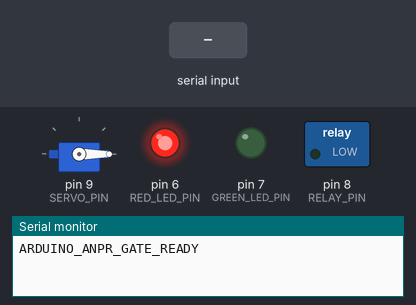
Bench run of a sketch on a simulated Arduino Uno, built with avr-gcc and run on an emulated ATmega328P. Shown: servo, switched loads named in the sketch (green lamp = pin HIGH), output pins drawn as LEDs (lit = HIGH), the last lines printed to the serial monitor. Inputs (shaded band) come from the test bench.

Above: at 1.2 s.
1.3 s: "OPEN\n" received over Serial
At 2.5 s:
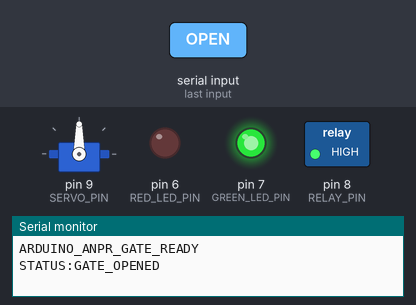
2.8 s: "CLOSE\n" received over Serial
At 3.9 s:
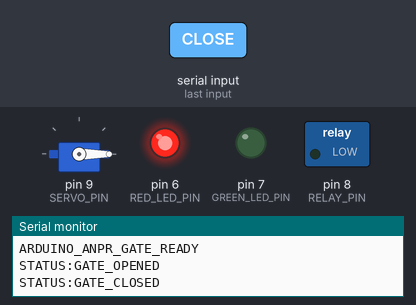
4.3 s: "ALLOW\n" received over Serial
At 5.0 s:
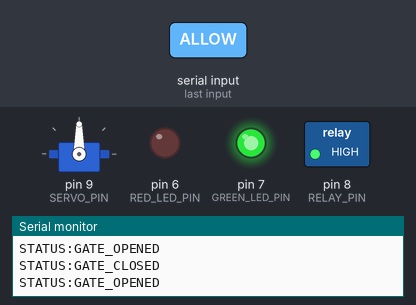
Timing chart, 0 to 7.3 s (numbered marks = the images above; inputs shaded):
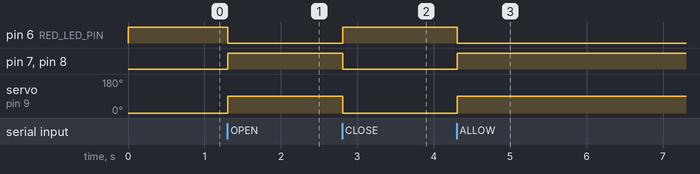

Measured:
- after the input at 1.3 s, pin 6 (RED_LED_PIN): HIGH → LOW at once; pin 7 (GREEN_LED_PIN), pin 8 (RELAY_PIN): LOW → HIGH at once; servo on pin 9 (SERVO_PIN): 0° → 90° at once
- after the input at 2.8 s, pin 6 (RED_LED_PIN): LOW → HIGH at once; pin 7 (GREEN_LED_PIN), pin 8 (RELAY_PIN): HIGH → LOW at once; servo on pin 9 (SERVO_PIN): 90° → 0° at once
- after the input at 4.3 s, pin 6 (RED_LED_PIN): HIGH → LOW at once; pin 7 (GREEN_LED_PIN), pin 8 (RELAY_PIN): LOW → HIGH at once; servo on pin 9 (SERVO_PIN): 0° → 90° at once

The sketch:

arduino_gate.ino
```cpp
/*
  Smart Society ANPR Security Gate System - Arduino Hardware Controller
  Phase 15: Servo Motor, Barrier Relay, Green LED, Red LED Controller

  Pin Connections:
  - Servo Signal Pin: Pin 9 (0° = Gate CLOSED, 90° = Gate OPEN)
  - Barrier Relay Pin: Pin 8 (HIGH = Barrier Active / OPEN)
  - Green LED Pin: Pin 7 (HIGH = ACCESS ALLOWED)
  - Red LED Pin: Pin 6 (HIGH = ACCESS DENIED / Standby CLOSED)
  - Serial Baud Rate: 9600
*/

#include <Servo.h>

const int SERVO_PIN = 9;
const int RELAY_PIN = 8;
const int GREEN_LED_PIN = 7;
const int RED_LED_PIN = 6;

Servo gateServo;
String inputString = "";
bool stringComplete = false;

void openGateHardware() {
  digitalWrite(GREEN_LED_PIN, HIGH);
  digitalWrite(RED_LED_PIN, LOW);
  digitalWrite(RELAY_PIN, HIGH);
  gateServo.write(90); // Raise Barrier Arm to 90 degrees
}

void closeGateHardware() {
  digitalWrite(GREEN_LED_PIN, LOW);
  digitalWrite(RED_LED_PIN, HIGH);
  digitalWrite(RELAY_PIN, LOW);
  gateServo.write(0); // Lower Barrier Arm to 0 degrees
}

void deniedGateHardware() {
  digitalWrite(GREEN_LED_PIN, LOW);
  digitalWrite(RED_LED_PIN, HIGH);
  digitalWrite(RELAY_PIN, LOW);
  gateServo.write(0); // Keep Barrier Arm strictly CLOSED
}

void setup() {
  Serial.begin(9600);
  inputString.reserve(64);

  pinMode(RELAY_PIN, OUTPUT);
  pinMode(GREEN_LED_PIN, OUTPUT);
  pinMode(RED_LED_PIN, OUTPUT);

  gateServo.attach(SERVO_PIN);

  // Initial Standby State: Gate CLOSED, Red LED ON, Green LED OFF, Relay LOW
  closeGateHardware();
  Serial.println("ARDUINO_ANPR_GATE_READY");
}

void loop() {
  if (stringComplete) {
    inputString.trim();
    inputString.toUpperCase();

    if (inputString == "OPEN" || inputString == "ALLOW") {
      openGateHardware();
      Serial.println("STATUS:GATE_OPENED");
    } else if (inputString == "CLOSE") {
      closeGateHardware();
      Serial.println("STATUS:GATE_CLOSED");
    } else if (inputString == "DENIED") {
      deniedGateHardware();
      Serial.println("STATUS:GATE_DENIED");
    }

    inputString = "";
    stringComplete = false;
  }
}

void serialEvent() {
  while (Serial.available()) {
    char inChar = (char)Serial.read();
    if (inChar == '\n' || inChar == '\r') {
      stringComplete = true;
    } else {
      inputString += inChar;
    }
  }
}
```
